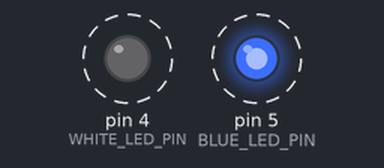
Recording of a sketch running on a simulated Arduino Uno, built with avr-gcc and run on an emulated ATmega328P. Shown: output pins drawn as LEDs (lit = HIGH). Dashed ring = blinking.

Above: at 0.07 s.
Timing chart, 0 to 3.0 s (numbered marks = the images above):
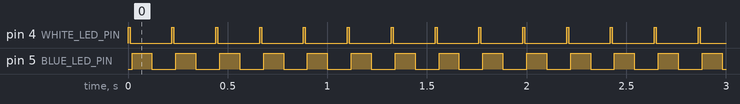

Measured:
- by itself, pin 4 (WHITE_LED_PIN): alternates HIGH for 0.01 s and LOW for 0.21 s
- by itself, pin 5 (BLUE_LED_PIN): alternates HIGH for 0.10 s and LOW for 0.12 s

The sketch:

lab1_part1_twoLED.ino
```cpp
//symbolic constants for better readability and debugging
const int WHITE_LED_PIN = 4;
const int BLUE_LED_PIN = 5;

const int TEN_HZ = 100;
const int ONE_H_HZ = 10;


void setup() {
  //configure a specific pin on the mc to behave as an output.
  pinMode(WHITE_LED_PIN, OUTPUT);
  pinMode(BLUE_LED_PIN, OUTPUT);
  //opens i/o stream between home computer and microcontroller through serial port.
  Serial.begin(9600);
}

void loop()
{
    //blink blue LEDS
    //10HZ
    blinkLED(WHITE_LED_PIN, ONE_H_HZ);
    //100HZ
    blinkLED(BLUE_LED_PIN, TEN_HZ);
}


void blinkLED(int pinValue, int delayTime)
{
  //used to set a digital pin to HIGH or LOW voltage level. (keywords HIGH or LOW)
  digitalWrite(pinValue, HIGH);
  delay(delayTime);
  digitalWrite(pinValue, LOW);
  //wait 1 sec
  delay(delayTime);
}
```
